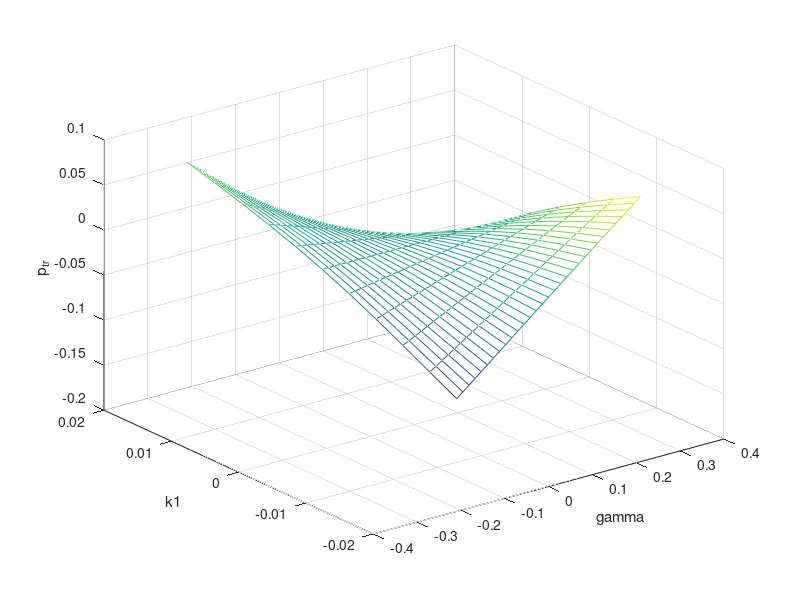
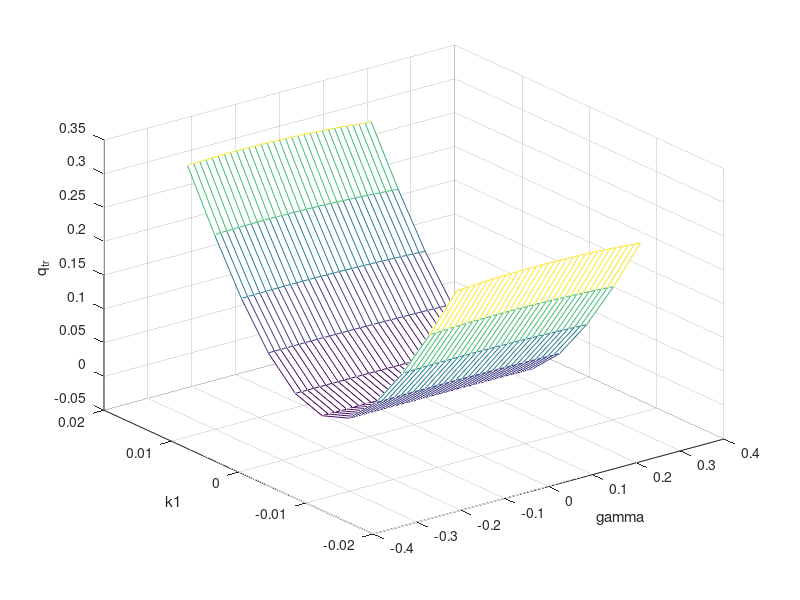
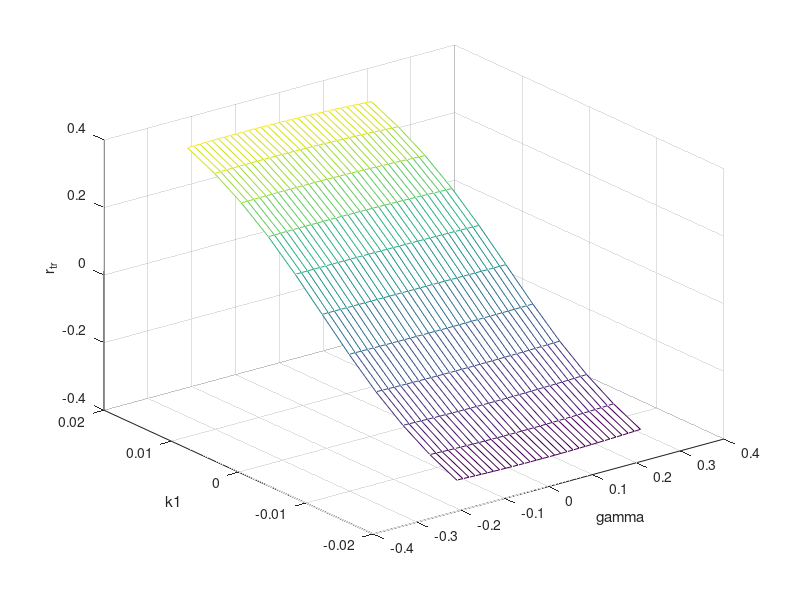
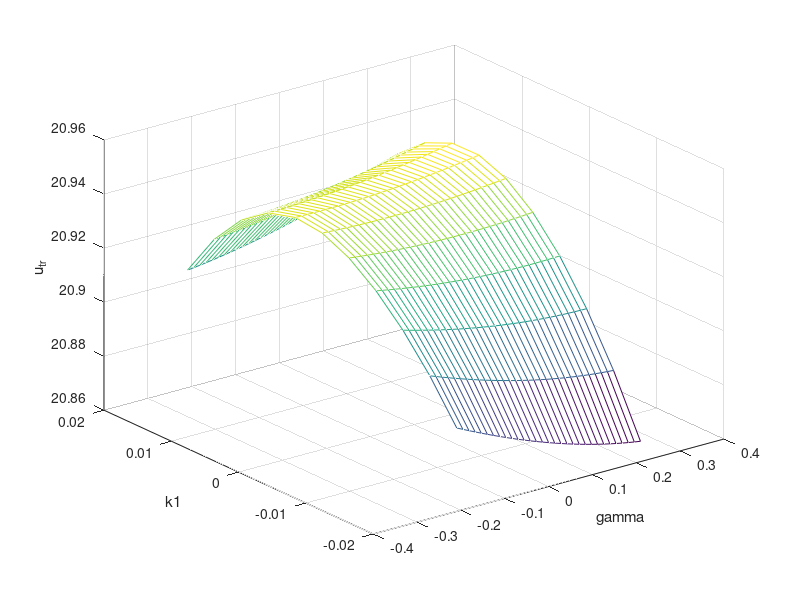

The MATLAB source for these figures, in order:
clear; close all; clc;

load CircularTrim


figure
mesh(gmval,k1val,pTrim);
xlabel('gamma'); ylabel('k1'); zlabel('p_{tr}')

figure
mesh(gmval,k1val,qTrim);
xlabel('gamma'); ylabel('k1'); zlabel('q_{tr}')

figure
mesh(gmval,k1val,rTrim);
xlabel('gamma'); ylabel('k1'); zlabel('r_{tr}')


figure
mesh(gmval,k1val,uuTrim);
xlabel('gamma'); ylabel('k1'); zlabel('u_{tr}')

figure
mesh(gmval,k1val,vTrim);
xlabel('gamma'); ylabel('k1'); zlabel('v_{tr}')

figure
mesh(gmval,k1val,wTrim);
xlabel('gamma'); ylabel('k1'); zlabel('w_{tr}')


figure
mesh(gmval,k1val,phiTrim);
xlabel('gamma'); ylabel('k1'); zlabel('\phi_{tr}')


figure
mesh(gmval,k1val,thetaTrim);
xlabel('gamma'); ylabel('k1'); zlabel('\theta_{tr}')


figure
mesh(gmval,k1val,dETrim);
xlabel('gamma'); ylabel('k1'); zlabel('dE_{tr}')

figure
mesh(gmval,k1val,dATrim);
xlabel('gamma'); ylabel('k1'); zlabel('dA_{tr}')

figure
mesh(gmval,k1val,dRTrim);
xlabel('gamma'); ylabel('k1'); zlabel('dR_{tr}')

figure
mesh(gmval,k1val,dTTrim);
xlabel('gamma'); ylabel('k1'); zlabel('dT_{tr}')






%% trim fit coefficient %%%Need to do this for CZ150 trims, the below are for Telemaster
%  f(x,y) = p00 + p10*x + p01*y + p20*x^2 + p11*x*y + p02*y^2 (x=k1,y=gamma)

pfit = [0;-1.1476;0;-32.5405;-20.3307;0];
qfit = [0;0;0;726.0481;0;0];
rfit = [0;16.7388;0;0;0;0];
ufit = [20.9391;0.9053;0;-115.2370;2.2471;0.0461]; %u varies between 20.88-20.94, not worth fitting
vfit = [0.9727;-20.1476;0;-99.8007;-49.8086;0];
wfit = [1.2665;0;0;1485.6;0;0];
phfit = [0;38.6736;0;0;0;0];
thfit = [0.0569;0;0.9844;0;0;0]; %Ignored p10 for 0.97 R^2
dEfit = [0.0654;0;0;-128.0343;0;0];
dAfit = [0.0280;-1.0589;0;-7.1126;-4.1713;0];
dRfit = [0.0315;-2.0171;0;0;0;0];
dTfit = [0.5349;0;1.2584;0;0;-2.0742];

save trimFitCoeff pfit qfit rfit ufit vfit wfit phfit thfit dEfit dAfit dRfit dTfit


%% fitting check

fit = [pfit qfit rfit ufit vfit wfit phfit thfit zeros(6,2) dEfit dAfit dRfit dTfit];

for i = [1:8 11:14]
    
    fitCoeff = fit(:,i);
    
    trimVals = Xtrim(i,:);
    k1vals   = Xtrim(15,:);
    gmvals   = Xtrim(16,:);
    
    for j = 1:5000
        ind = randi([1,numel(k1vals)],1);
        
        k1 = k1vals(ind);
        gm = gmvals(ind);
        
        trimEst = sum(fitCoeff.*[1; k1; gm; k1^2; gm*k1; gm^2]);
        
        err(i,j) = trimVals(ind) - trimEst;
        
    end
    
end

mean(err')
max(err')